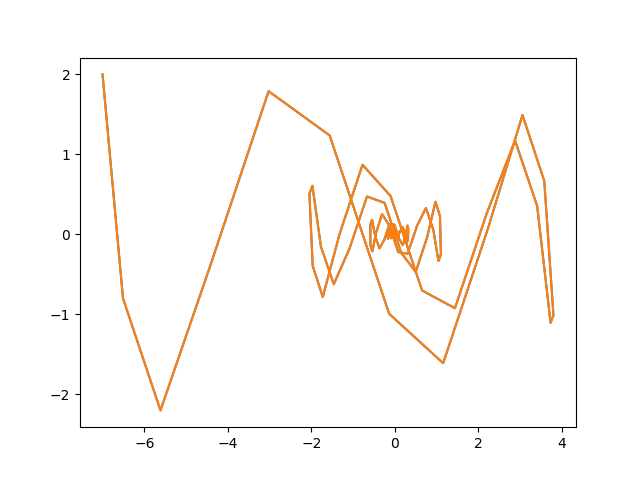

Here is the Python script that generated this plot:
import numpy as np
import matplotlib.pyplot as plt
def numerical_gradient(f,x):
	h = 1e-4
	grad = np.zeros_like(x)
	
	for idx in range(x.size):
		tmp = x[idx]
		x[idx] = tmp+h
		fxh1 = f(x)
		
		x[idx] = tmp-h
		fxh2 = f(x)
		
		grad[idx] = (fxh1-fxh2)/(2*h)
		x[idx] = tmp
		
	return grad

class Momentum:
	def __init__(self,lr = 0.01,momentum = 0.9):
		self.lr = lr
		self.momentum = momentum
		self.v = None
	
	def update_dict(self,params,grads):
		if self.v is None:
			self.v = {}
			for key,val in params.items():
				self.v[key] = np.zeros_like(val)
				
		
		for key in params.keys():
			self.v[key] = self.momentum*self.v[key]-self.lr*grads[key]
			params[key] += self.v[key]
	
	def update_array(self,params,grads):
		if self.v is None:
			self.v = np.zeros_like(params)
		for i in range(params.size):
			self.v[i] = self.momentum*self.v[i]-self.lr*grads[i]
			params[i] += self.v[i]

def f(x):
	return 0.05*x[0]**2+x[1]**2
x = np.array([-7.0,2.0])
T = 100
trajectory_x = []
trajectory_y = []
optimizer = Momentum(0.7,0.9)
for t in range(T):
	g = numerical_gradient(f,x)
	trajectory_x.append(x[0])
	trajectory_y.append(x[1])
	optimizer.update_array(x,g)
plt.plot(trajectory_x,trajectory_y)
